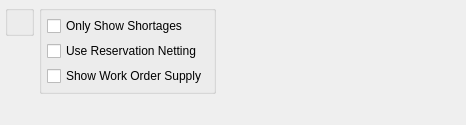
<?xml version="1.0" encoding="UTF-8"?>
<ui version="4.0">
 <comment>This file is part of the xTuple ERP: PostBooks Edition, a free and
open source Enterprise Resource Planning software suite,
Copyright (c) 1999-2018 by OpenMFG LLC, d/b/a xTuple.
It is licensed to you under the Common Public Attribution License
version 1.0, the full text of which (including xTuple-specific Exhibits)
is available at www.xtuple.com/CPAL.  By using this software, you agree
to be bound by its terms.</comment>
 <class>dspInventoryAvailabilityByCustomerType</class>
 <widget class="QWidget" name="dspInventoryAvailabilityByCustomerType">
  <property name="geometry">
   <rect>
    <x>0</x>
    <y>0</y>
    <width>466</width>
    <height>125</height>
   </rect>
  </property>
  <property name="windowTitle">
   <string>Inventory Availability by Customer Type</string>
  </property>
  <layout class="QHBoxLayout" name="horizontalLayout">
   <item>
    <layout class="QVBoxLayout" name="verticalLayout_3">
     <item>
      <widget class="ParameterGroup" name="_custtype">
       <property name="focusPolicy">
        <enum>Qt::StrongFocus</enum>
       </property>
       <property name="fixedSize">
        <bool>false</bool>
       </property>
      </widget>
     </item>
     <item>
      <spacer name="verticalSpacer">
       <property name="orientation">
        <enum>Qt::Vertical</enum>
       </property>
       <property name="sizeHint" stdset="0">
        <size>
         <width>20</width>
         <height>0</height>
        </size>
       </property>
      </spacer>
     </item>
    </layout>
   </item>
   <item>
    <layout class="QVBoxLayout" name="verticalLayout_2">
     <item>
      <widget class="QGroupBox" name="_optionsGroup">
       <property name="title">
        <string/>
       </property>
       <layout class="QVBoxLayout" name="verticalLayout">
        <item>
         <widget class="XCheckBox" name="_onlyShowShortages">
          <property name="text">
           <string>Only Show Shortages</string>
          </property>
         </widget>
        </item>
        <item>
         <widget class="XCheckBox" name="_useReservationNetting">
          <property name="text">
           <string>Use Reservation Netting</string>
          </property>
         </widget>
        </item>
        <item>
         <widget class="XCheckBox" name="_showWoSupply">
          <property name="text">
           <string>Show Work Order Supply</string>
          </property>
         </widget>
        </item>
       </layout>
      </widget>
     </item>
     <item>
      <spacer>
       <property name="orientation">
        <enum>Qt::Vertical</enum>
       </property>
       <property name="sizeHint" stdset="0">
        <size>
         <width>20</width>
         <height>0</height>
        </size>
       </property>
      </spacer>
     </item>
    </layout>
   </item>
   <item>
    <spacer>
     <property name="orientation">
      <enum>Qt::Horizontal</enum>
     </property>
     <property name="sizeHint" stdset="0">
      <size>
       <width>2</width>
       <height>20</height>
      </size>
     </property>
    </spacer>
   </item>
  </layout>
 </widget>
 <layoutdefault spacing="5" margin="5"/>
 <customwidgets>
  <customwidget>
   <class>ParameterGroup</class>
   <extends>QGroupBox</extends>
   <header>parametergroup.h</header>
   <container>1</container>
  </customwidget>
  <customwidget>
   <class>XCheckBox</class>
   <extends>QCheckBox</extends>
   <header>xcheckbox.h</header>
  </customwidget>
 </customwidgets>
 <tabstops>
  <tabstop>_custtype</tabstop>
  <tabstop>_onlyShowShortages</tabstop>
  <tabstop>_useReservationNetting</tabstop>
  <tabstop>_showWoSupply</tabstop>
 </tabstops>
 <resources/>
 <connections/>
</ui>
